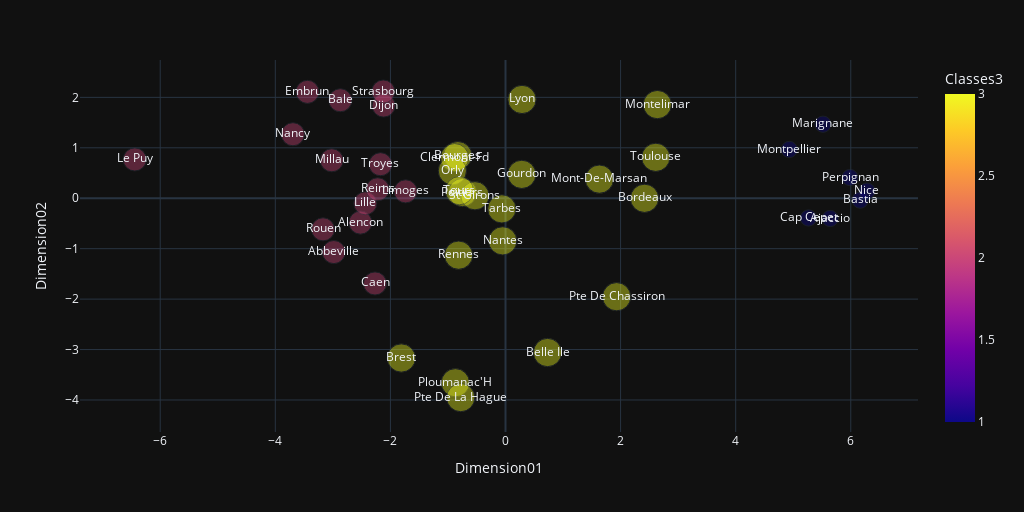

Notebook cell for this chart:
### Markdown cell above
## Affichage des clusters

### Code cell
fig = px.scatter(donnees2d.reset_index(), 
                    x='Dimension01', 
                    y='Dimension02', 
                    color='Classes3',
                    text='Nom',
                    size='Classes3',
                    width=1024,
                    height=512,
                    opacity=0.4,
                   )

fig.show()

### Figure 1 — Plotly figure (JSON) as saved in the notebook; plotly's stock layout.template omitted (floating-point values rounded to 4 significant figures)
{"data": [{"hovertemplate": "Dimension01=%{x}<br>Dimension02=%{y}<br>Classes3=%{marker.color}<br>Nom=%{text}<extra></extra>", "legendgroup": "", "marker": {"color": [2, 1, 2, 2, 1, 3, 3, 3, 3, 2, 1, 3, 2, 2, 3, 2, 2, 2, 3, 1, 2, 3, 3, 1, 2, 3, 1, 3, 1, 3, 3, 3, 3, 2, 3, 2, 3, 2, 3, 3, 3, 2], "coloraxis": "coloraxis", "opacity": 0.4, "size": [2, 1, 2, 2, 1, 3, 3, 3, 3, 2, 1, 3, 2, 2, 3, 2, 2, 2, 3, 1, 2, 3, 3, 1, 2, 3, 1, 3, 1, 3, 3, 3, 3, 2, 3, 2, 3, 2, 3, 3, 3, 2], "sizemode": "area", "sizeref": 0.0075, "symbol": "circle"}, "mode": "markers+text", "name": "", "orientation": "v", "showlegend": false, "text": ["Abbeville", "Ajaccio", "Alencon", "Bale", "Bastia", "Belle Ile", "Bordeaux", "Bourges", "Brest", "Caen", "Cap Cepet", "Clermont-Fd", "Dijon", "Embrun", "Gourdon", "Le Puy", "Lille", "Limoges", "Lyon", "Marignane", "Millau", "Mont-De-Marsan", "Montelimar", "Montpellier", "Nancy", "Nantes", "Nice", "Orly", "Perpignan", "Ploumanac'H", "Poitiers", "Pte De Chassiron", "Pte De La Hague", "Reims", "Rennes", "Rouen", "St Girons", "Strasbourg", "Tarbes", "Toulouse", "Tours", "Troyes"], "x": [-2.984, 5.642, -2.521, -2.871, 6.164, 0.7306, 2.416, -0.8282, -1.81, -2.267, 5.265, -0.8844, -2.118, -3.442, 0.2823, -6.442, -2.436, -1.735, 0.287, 5.517, -3.019, 1.632, 2.639, 4.932, -3.694, -0.04898, 6.281, -0.9233, 5.987, -0.8714, -0.7476, 1.931, -0.7782, -2.221, -0.8148, -3.17, -0.5307, -2.124, -0.06364, 2.612, -0.801, -2.172], "xaxis": "x", "y": [-1.067, -0.4019, -0.4827, 1.943, -0.03725, -3.059, -0.00121, 0.8453, -3.168, -1.689, -0.3912, 0.8047, 1.838, 2.109, 0.4734, 0.7694, -0.0998, 0.1366, 1.959, 1.468, 0.7526, 0.379, 1.857, 0.9665, 1.269, -0.8448, 0.1419, 0.5437, 0.4108, -3.658, 0.1133, -1.952, -3.952, 0.1775, -1.128, -0.6165, 0.04958, 2.116, -0.2106, 0.8114, 0.1501, 0.6747], "yaxis": "y", "type": "scatter"}], "layout": {"xaxis": {"anchor": "y", "domain": [0.0, 1.0], "title": {"text": "Dimension01"}}, "yaxis": {"anchor": "x", "domain": [0.0, 1.0], "title": {"text": "Dimension02"}}, "coloraxis": {"colorbar": {"title": {"text": "Classes3"}}, "colorscale": [[0.0, "#0d0887"], [0.1111, "#46039f"], [0.2222, "#7201a8"], [0.3333, "#9c179e"], [0.4444, "#bd3786"], [0.5556, "#d8576b"], [0.6667, "#ed7953"], [0.7778, "#fb9f3a"], [0.8889, "#fdca26"], [1.0, "#f0f921"]]}, "legend": {"tracegroupgap": 0, "itemsizing": "constant"}, "margin": {"t": 60}, "height": 512, "width": 1024}}
